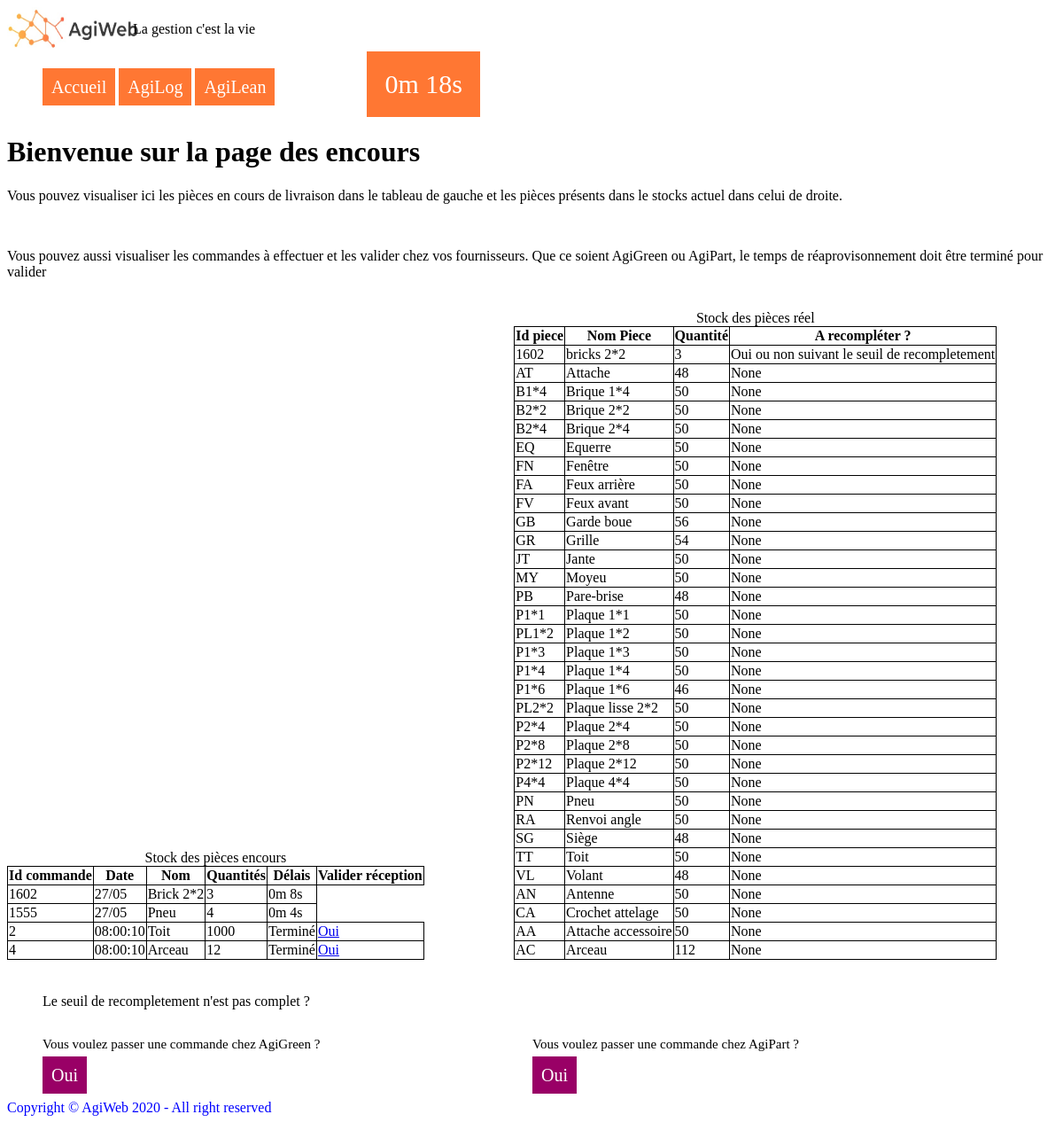
/Agilog/Encours, run on the app's committed database.
### tables this page shows
CREATE TABLE "commande" (
	"id"	INTEGER NOT NULL,
	"date"	INTEGER NOT NULL,
	"reception"	INTEGER NOT NULL,
	PRIMARY KEY("id")
);

CREATE TABLE "piece" (
	"id"	TEXT NOT NULL,
	"nom"	TEXT NOT NULL,
	"quantite"	INTEGER NOT NULL,
	"seuil_recomp"	INTEGER,
	"stock_secu"	INTEGER,
	"delai_reappro"	INTEGER,
	"a_commander"	INTEGER,
	"fournisseur"	INTEGER,
	PRIMARY KEY("id")
);

CREATE TABLE "compo_commande" (
	"commande"	INTEGER NOT NULL,
	"piece"	TEXT NOT NULL,
	"quantite"	INTEGER NOT NULL
);

### run.py (the view)
@app.route('/Agilog/Encours')
def encoursAlog():
    seuil_commande()
    tab_encours=select_encours()
    tab_reel=select_stock_reel()
    return render_template('encours_alog.html',tab_reel=tab_reel, tab_encours=tab_encours)

### fonctions_logiques.py (called while the page is built, shortened)
def seuil_commande (): #stock, nom et seuil_recomp sont des listes et si les stock sont inf au seuil, la colonne a_commander de la pièce passe à 1
    con = lite.connect(cheminbdd) #attention chez toi c'est pas rangé au meme endroit
    con.row_factory = lite.Row
    cur = con.cursor()
    cur.execute("SELECT quantite, seuil_recomp, nom FROM piece")
    d=tab(cur.fetchall())
    bdd=convert_dict(d,"quantite","seuil_recomp","nom")
    taille=len(bdd["quantite"])
    for i in range (0,taille):
        print (bdd["seuil_recomp"][i])
        print (bdd["quantite"][i])
        try:
            bdd["seuil_recomp"][i]=int(bdd["seuil_recomp"][i])
        except:
            print ("non")
    con.commit()
    con.close()

def tab (listesql): #prend une liste sql et la transforme en tableau
    tt=[]
    for i in listesql:
        a=[]
        for j in i:
            a.append(j)
        tt.append(a)
    ttt=[0]*len(tt[0])
    for i in range (0,len(tt[0])):
        ttt[i]=[0]*len(tt)
    for i in range (0,len(tt[0])):
            for j in range (0,len(tt)):
                ttt[i][j]=tt[j][i]
    return(ttt)

def convert_dict(L,c1=None,c2=None,c3=None,c4=None,c5=None,c6=None,c7=None,c8=None): #ci colonnes, ce sont des strings
    D=dict()
    C=[c1,c2,c3,c4,c5,c6,c7,c8]
    for i in range(8):
        if type(C[i])==str:
            D[C[i]]=L[i]
    return D

def select_encours (): #selectionne les stocks en cours pour pouvoir ensuite les afficher
    con = lite.connect(cheminbdd)
    con.row_factory = lite.Row
    cur = con.cursor()
    cur.execute("SELECT id_com as id, date,nom as nom,quantite, strftime('%s',date_arrivee)- strftime('%s',strftime('%H:%M:%S','now')) as timer from (SELECT id_com,nom,quantite,date,delai,strftime('%H:%M:%S',(SELECT commande.date FROM commande),delai) as date_arrivee from (SELECT piece.id as id_piece,piece.nom, piece.fournisseur, fournisseur.delai from piece join fournisseur ON piece.fournisseur==fournisseur.id) JOIN (SELECT commande.id as id_com,commande.date,compo_commande.piece,compo_commande.quantite from commande join compo_commande on commande.id==compo_commande.commande WHERE reception==0) ON id_piece==piece) ORDER by id_com;")
    b=cur.fetchall() #ajouté
    con.close()
    return b

### templates/encours_alog.html (shortened to what this page needs)
<html>
{% include "head.html" %}
    <body>
        {% include "Navbar.html" %}
        <div id="content-stock">
            <h1>Bienvenue sur la page des encours </h1>
            <p> Vous pouvez visualiser ici les pièces en cours de livraison dans le tableau de gauche et les pièces présents dans le stocks actuel dans celui de droite.</p>
            <p>Vous pouvez aussi visualiser les commandes à effectuer et les valider chez vos fournisseurs. Que ce soient AgiGreen ou AgiPart, le temps de réaprovisonnement doit être terminé pour valider</p>
            <div class="leftbox">
                <table>
                    <caption>Stock des pièces encours</caption>
                    <tr>
                        <th>Id commande</th>
                        <th>Date</th>
                        <th>Nom</th>
                        <th>Quantités</th>
                        <th>Délais</th>
                        <th>Valider réception</th>
                    </tr>
                    <tr>
                        <td>1602</td>
                        <td>27/05</td>
                        <td>Brick 2*2</td>
                        <td>3</td>
                        <td class="timer" timer="10">  </td>
                    </tr>
                    <tr>
                        <td>1555</td>
                        <td>27/05</td>
                        <td>Pneu </td>
                        <td>4</td>
                        <td class="timer" timer="6">  </td>
                    </tr>
                    {%for piece in tab_encours %}
                    <tr>
                      <td>{{piece['id']}}</td>
                      <td>{{piece['date']}}</td>
                      <td>{{piece['nom']}}</td>
                      <td>{{piece['quantite']}}</td>
                      <td class="timer" timer="{{piece['timer']}}"></td>
                        <td hidden class="validation">
                                <a href="{{url_for('actualize_id', id=piece['id'])}}"> Oui </a>
                        </td>
                    </tr>
                    {%endfor%}
                </table>
            </div>
            <div class="rightbox">
                <table>
                    <caption>Stock des pièces réel</caption>
                    <tr>
                        <th>Id piece</th>
                        <th>Nom Piece</th>
                        <th>Quantité</th>
                        <th>A recompléter ?</th>
                    </tr>
                        <td>1602</td>
                        <td>bricks 2*2</td>
                        <td>3</td>
                        <td>Oui ou non suivant le seuil de recompletement</td>
                    {%for piece in tab_reel %}
                    <tr>
                        <td>{{piece[0]}}</td>
                        <td>{{piece[1]}}</td>
                        <td>{{piece[2]}}</td>
                        <td>{{piece[3]}}</td>
                    </tr>
                    {%endfor%}
                </table>
            </div>
            <br/>
            <br/>
            </div>
                <div id="content-commande">
                    <ul>
                        <p>Le seuil de recompletement n'est pas complet ?</p>
                        <div class="leftbox">
                            <p class= "small ">  Vous voulez passer une commande chez AgiGreen ? </p>
                            <li class="bouton_commande">
                                <a href="{{url_for('cmd_green')}}"> Oui </a>
                            </li>
                        </div>
                        <div class="rightbox">
                            <p class= "small ">Vous voulez passer une commande chez AgiPart ? </p>
                            <li class="bouton_commande">
                                <a href="{{url_for('cmd_part')}}"> Oui </a>
                            </li>
                        </div>
                    </ul>
                </div>
        <footer>
            <p> Copyright &copy; AgiWeb 2020 - All right reserved </p>
        </footer>
</html>

### Static/accueil.css (style rules this page uses)
table { border-collapse: collapse; }
td,th { border-style: solid; border: 1px, solid black; }
footer { color:blue; }
.small { font-size:15px }
td,th { border: 1px solid black; }
div#content-commande ul li.bouton_commande { list-style-type: none; }
div#content-commande ul li.bouton_commande a { color:white; background-color:990066; text-decoration: none; padding:10px; font-size:20px; }
div#content-stock div { display :inline-block; width:48%; }
div#content-commande div { display :inline-block; width:48%; }

### data on the page
commande: id "2", date "08:00:10", nom "Toit", quantite "1000"
commande: id "4", date "08:00:10", nom "Arceau", quantite "12"
piece: id "AT", nom "Attache", quantite "48", piece "None"
piece: id "B1*4", nom "Brique 1*4", quantite "50", piece "None"
piece: id "B2*2", nom "Brique 2*2", quantite "50", piece "None"
piece: id "B2*4", nom "Brique 2*4", quantite "50", piece "None"
piece: id "EQ", nom "Equerre", quantite "50", piece "None"
piece: id "FN", nom "Fenêtre", quantite "50", piece "None"
piece: id "FA", nom "Feux arrière", quantite "50", piece "None"
piece: id "FV", nom "Feux avant", quantite "50", piece "None"
piece: id "GB", nom "Garde boue", quantite "56", piece "None"
piece: id "GR", nom "Grille", quantite "54", piece "None"
piece: id "JT", nom "Jante", quantite "50", piece "None"
piece: id "MY", nom "Moyeu", quantite "50", piece "None"
piece: id "PB", nom "Pare-brise", quantite "48", piece "None"
piece: id "P1*1", nom "Plaque 1*1", quantite "50", piece "None"
piece: id "PL1*2", nom "Plaque 1*2", quantite "50", piece "None"
piece: id "P1*3", nom "Plaque 1*3", quantite "50", piece "None"
piece: id "P1*4", nom "Plaque 1*4", quantite "50", piece "None"
piece: id "P1*6", nom "Plaque 1*6", quantite "46", piece "None"
piece: id "PL2*2", nom "Plaque lisse 2*2", quantite "50", piece "None"
piece: id "P2*4", nom "Plaque 2*4", quantite "50", piece "None"
piece: id "P2*8", nom "Plaque 2*8", quantite "50", piece "None"
piece: id "P2*12", nom "Plaque 2*12", quantite "50", piece "None"
piece: id "P4*4", nom "Plaque 4*4", quantite "50", piece "None"
piece: id "PN", nom "Pneu", quantite "50", piece "None"
piece: id "RA", nom "Renvoi angle", quantite "50", piece "None"
piece: id "SG", nom "Siège", quantite "48", piece "None"
piece: id "TT", nom "Toit", quantite "50", piece "None"
piece: id "VL", nom "Volant", quantite "48", piece "None"
piece: id "AN", nom "Antenne", quantite "50", piece "None"
piece: id "CA", nom "Crochet attelage", quantite "50", piece "None"
piece: id "AA", nom "Attache accessoire", quantite "50", piece "None"
piece: id "AC", nom "Arceau", quantite "112", piece "None"
